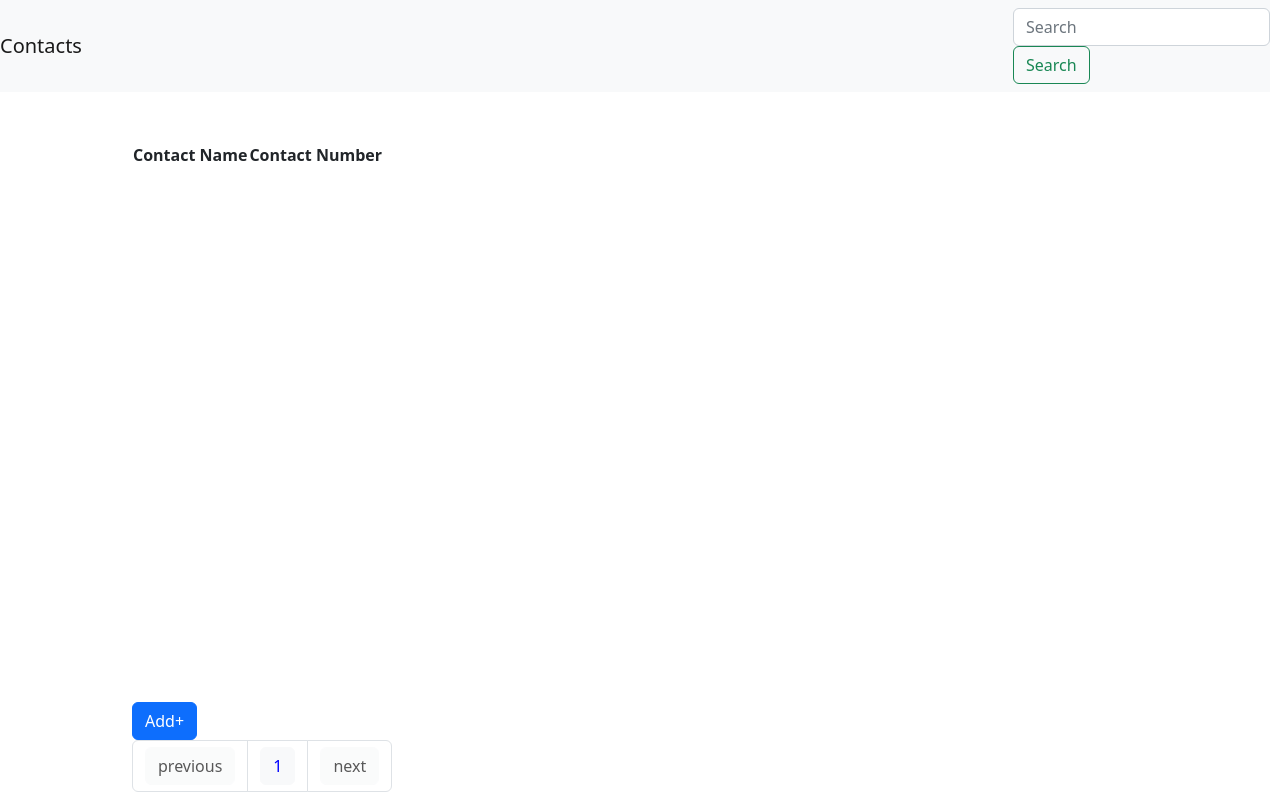
Before: / with the older database file.
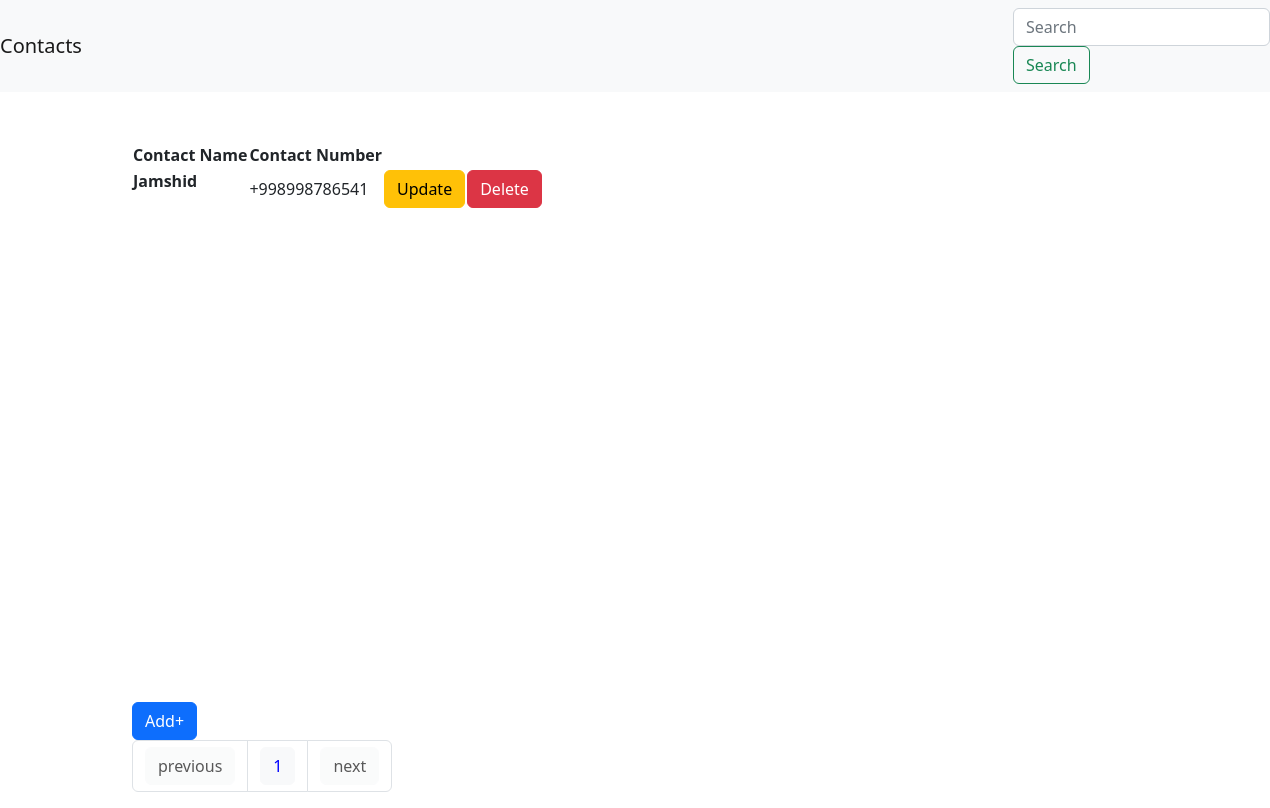
After: the same page with the newer database file.
### base/models.py (models this page shows, shortened)
class Contact(models.Model):
    username = models.CharField(max_length=20)
    number = models.CharField(max_length=9)

### base/views.py (the view)
# urls.py: path('', views.contacts, name='contacts'),
def contacts(request):
        contacts = Contact.objects.all()
        paginator = Paginator(contacts, 15)
        page_number = request.GET.get('page')
        page_obj = paginator.get_page(page_number)
        return render(request, 'home.html', {'contacts': contacts, 'page_obj': page_obj, 'contact_len': contact_len, 'cont_num_in_page': cont_num_in_page, 'n' : range(1,page_obj.paginator.num_pages+1)})

### templates/home.html (shortened to what this page needs)
<!DOCTYPE html>
<html lang="en">
<head>
    <link href="https://cdn.jsdelivr.net/npm/bootstrap@5.2.3/dist/css/bootstrap.min.css" rel="stylesheet">
</head>
<body>
    <nav class="navbar navbar-light bg-light justify-content-between">
        <a class="navbar-brand">Contacts</a>
        <form class="form-inline" method="POST" action="{% url 'search_contact' %}" target="_blank">
            <input class="form-control mr-sm-2" type="search" placeholder="Search" aria-label="Search" name="searched">
            <button class="btn btn-outline-success my-2 my-sm-0" type="submit">Search</button>
        </form>
    </nav>
    <div class="container-md" style="margin-top: 50px; margin-left: 120px;">
        <div style="height:70vh">
            <table>
                <tr>
                    <th>Contact Name   </th>
                    <th>Contact Number   </th>
                    <th></th>
                    <th></th>
                </tr>
                {% for contact in page_obj %}
                <tr>
                    <td> <p><b>{{contact.username}}</b></p> </td>
                    <td>+998{{contact.number}}</td>
                    <td><a href="{%url 'update_form' contact.id%}"><button type="button" class="btn btn-warning">Update</button></a></td>
                    <td><a href="{%url 'delete_contact' contact.id%}"><button type="button" class="btn btn-danger">Delete</button></a></td>
                </tr>
                {% endfor %}
            </table>
        </div>
        <a href="{%url 'add_contact'%}"><button type="button" class="btn btn-primary">Add+</button></a>
        <nav aria-label="Page navigation example">
            <ul class="pagination">
                {% if page_obj.has_previous %}
                    <li class="page-item"><a class="page-link" href="?page={{ page_obj.previous_page_number }}"><button style="color: blue;" type="button" class="btn btn-light" >previous</button></a></li>
                {% else %}
                    <li class="page-item"><a class="page-link" href="#" disabled><button  type="button" class="btn btn-light" disabled>previous</button></a></li>
                {% endif %}
                {% for i in n %}
                    <li class="page-item">
                        <a class="page-link" href="?page={{ i }}">
                            <button style="color: blue;" type="button" class="btn btn-light">{{i}}</button>
                        </a>
                    </li>
                {% endfor %}
                {% if page_obj.has_next %}
                    <li class="page-item"></li><a class="page-link" href="?page={{ page_obj.next_page_number }}"><button style="color: blue;" type="button" class="btn btn-light" >next</button></a>
                {% else %}
                    <li class="page-item"><a class="page-link" href="#"><button type="button" class="btn btn-light" disabled>next</button></a></li>
                {% endif %}
            </ul>
        </nav>
    </div>
</body>
</html>

Changed rows visible on the page:
added Contact: username "Jamshid", number "998786541"
